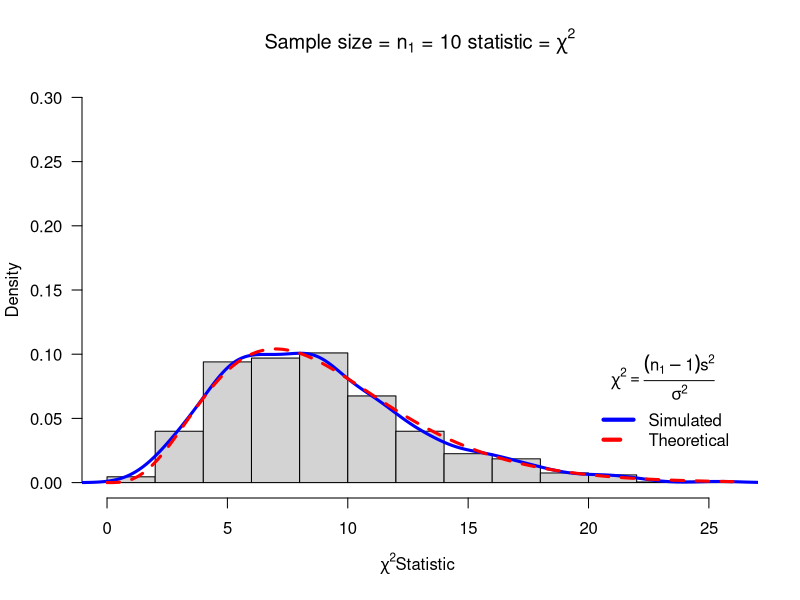
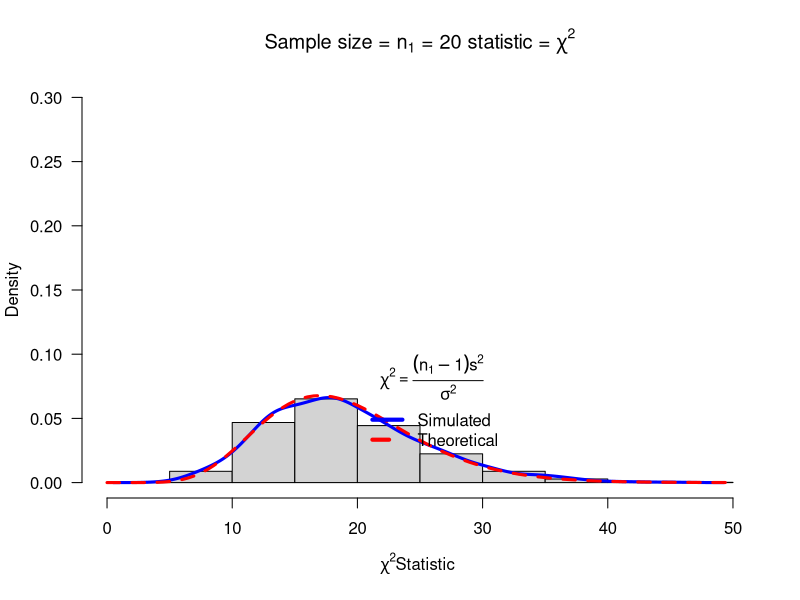
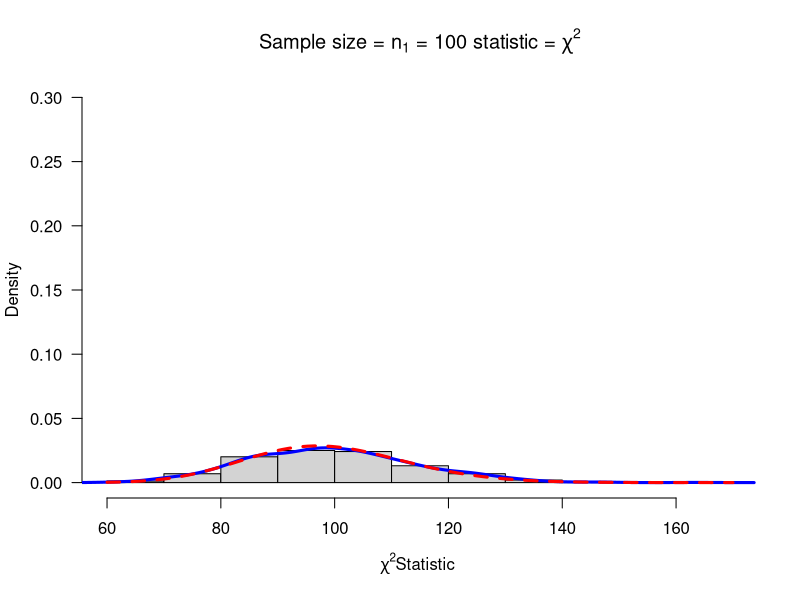
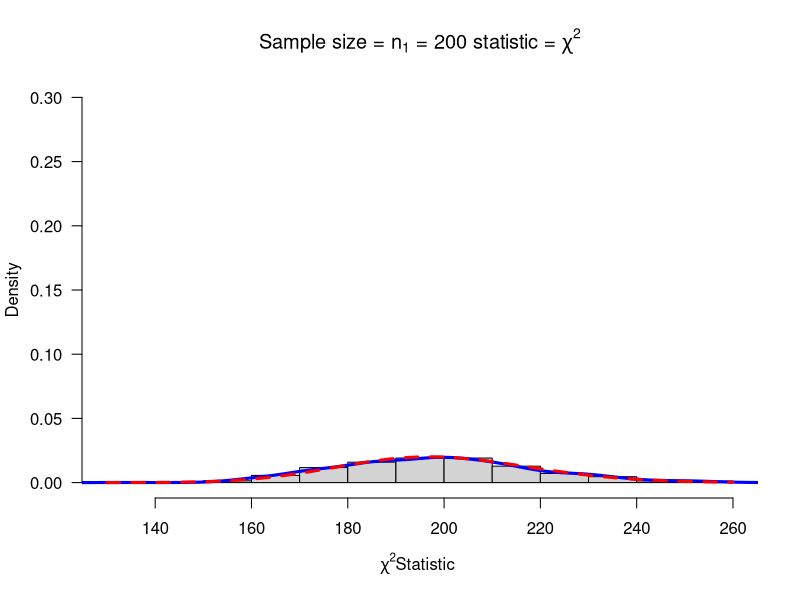
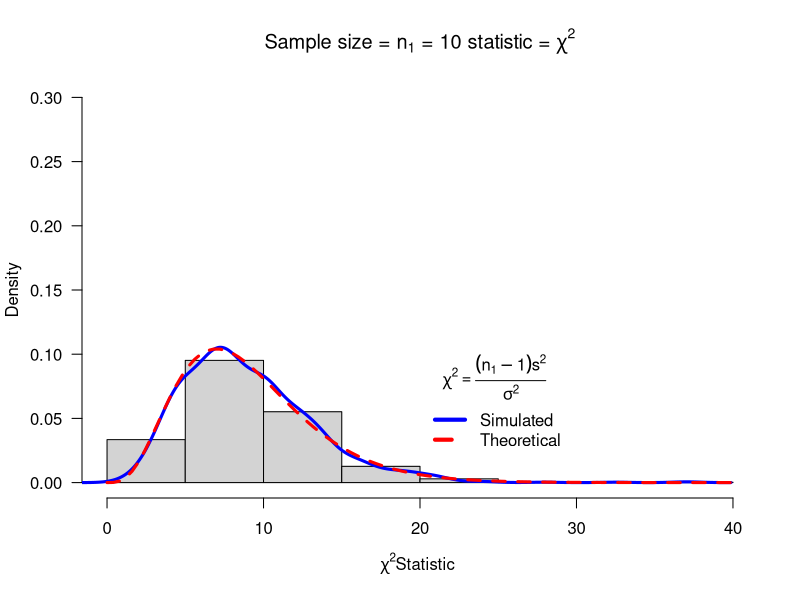
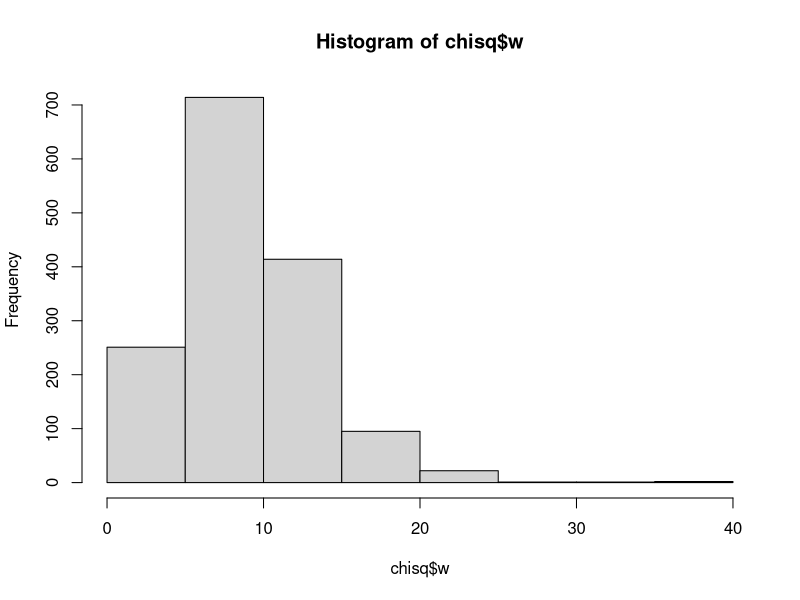
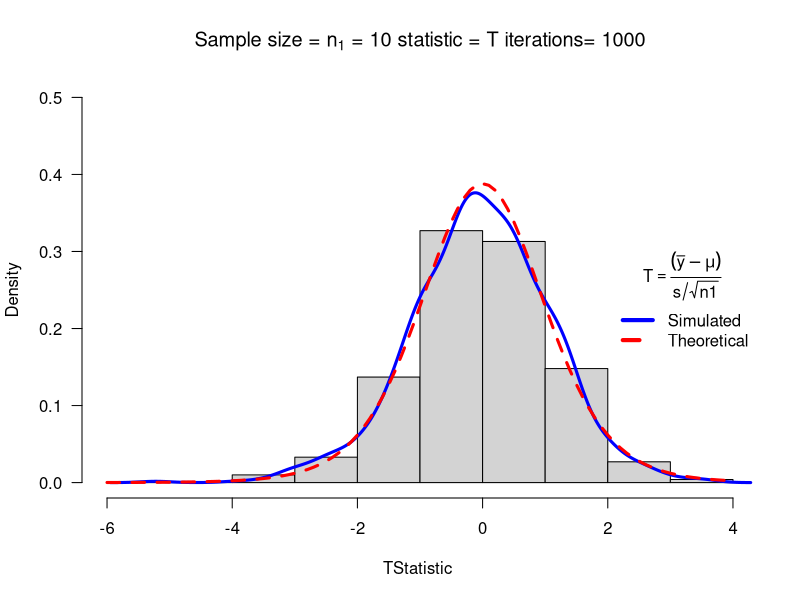
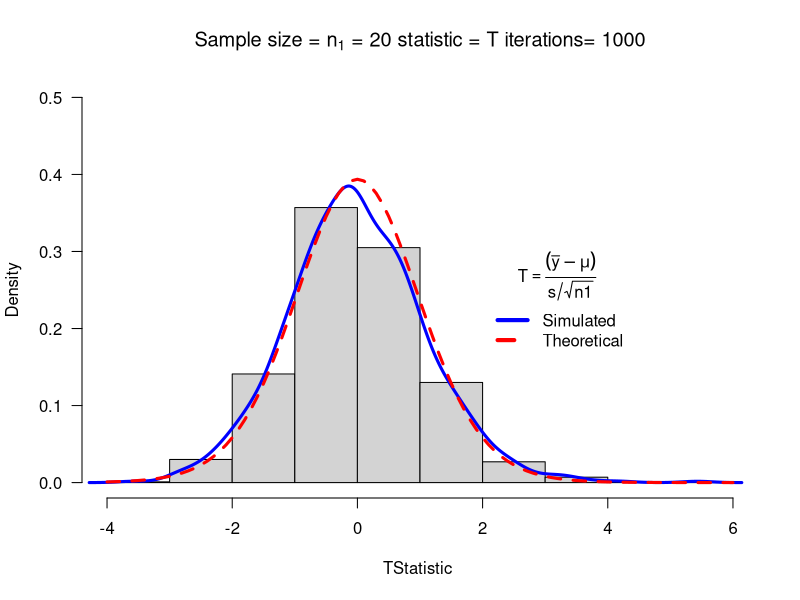

Recreate these plots in R, in order.
## ---- chunk 1
knitr::opts_chunk$set(echo = TRUE)
## ---- chunk 2
getwd()
## ---- chunk 3
mychisim<-function(n1=10,sigma1=3,mean1=5,iter=1000,ymax=0.3,x=20, y=0.1){    # adjust ymax to make graph fit
y1=rnorm(n1*iter,mean=mean1,sd=sigma1)# generate iter samples of size n1

data1.mat=matrix(y1,nrow=n1,ncol=iter,byrow=TRUE) # Each column is a sample size n1

ssq1=apply(data1.mat,2,var) # ssq1 is s squared

w=(n1-1)*ssq1/sigma1^2      #chi-sq stat

hist(w,freq=FALSE, ylim=c(0,ymax), # Histogram with annotation
main=substitute(paste("Sample size = ",n[1]," = ",n1," statistic = ",chi^2)),
xlab=expression(paste(chi^2, "Statistic",sep=" ")), las=1)
lines(density(w),col="Blue",lwd=3) # add a density plot
curve(dchisq(x,n1-1),add=TRUE,col="Red",lty=2,lwd=3) # add a theoretical curve
title=expression(chi^2==frac((n[1]-1)*s^2,sigma^2)) #mathematical annotation -see ?plotmath
legend(x,y,c("Simulated","Theoretical"),col=c("Blue","Red"),lwd=4,lty=1:2,bty="n",title=title) # Legend #
invisible(list(w=w,summary=summary(w),sd=sd(w),fun="Chi-sq")) # some output to use if needed
}


## ---- chunk 4
mychisim(n1=10,iter=1000,mean1=10,sigma1=4)
mychisim(n1 = 20,mean1=10,sigma1=4)
mychisim(n1 = 100,mean1=10,sigma1=4)
mychisim(n1 = 200,mean1=10,sigma1=4)

chisq <- mychisim(n = 10, iter = 1500, mean = 20, sigma1 = 10)

hist(chisq$w)
## ---- chunk 5

myTsim<-function(n1=10,sigma1=3,mean1=5,iter=1000,ymax=0.5,x=2,y=0.3,...){    # adjust ymax to make graph fit
y1=rnorm(n1*iter,mean=mean1,sd=sigma1)# generate iter samples of size n1

data1.mat=matrix(y1,nrow=n1,ncol=iter,byrow=TRUE) # Each column is a sample size n1

sd1=apply(data1.mat,2,sd) # sd
ybar=apply(data1.mat,2,mean)  # mean

w=(ybar-mean1)/(sd1/sqrt(n1))      #T stat

hist(w,freq=FALSE, ylim=c(0,ymax), # Histogram with annotation
main=substitute(paste("Sample size = ",n[1]," = ",n1," statistic = ",T," iterations= ",iter)),
xlab=expression(paste(T, "Statistic",sep=" ")), las=1)
lines(density(w),col="Blue",lwd=3) # add a density plot
curve(dt(x,n1-1),add=TRUE,col="Red",lty=2,lwd=3) # add a theoretical curve
title=expression(T==frac((bar(y)-mu),s/sqrt(n1))) #mathematical annotation -see ?plotmath
legend(x,y,c("Simulated","Theoretical"),col=c("Blue","Red"),lwd=4,lty=1:2,bty="n",title=title) # Legend #
invisible(list(w=w,summary=summary(w),sd=sd(w),fun="T")) # some output to use if needed
}
## ---- chunk 6
myTsim(n1 = 10,mean1=10,sigma1=4)
myTsim(n1 = 20,mean1=10,sigma1=4)
myTsim(n1 = 100,mean1=10,sigma1=4)
myTsim(n1 = 200,mean1=10,sigma1=4)
t <- myTsim(n1 = 10,mean1=20,sigma1=10)
hist(t$w)
## ---- chunk 7
myTsim<-function(n1=10,sigma1=3,mean1=5,iter=1000,ymax=0.5,x=2,y=0.3,...){    # adjust ymax to make graph fit
y1=rnorm(n1*iter,mean=mean1,sd=sigma1)# generate iter samples of size n1

data1.mat=matrix(y1,nrow=n1,ncol=iter,byrow=TRUE) # Each column is a sample size n1

sd1=apply(data1.mat,2,sd) # sd
ybar=apply(data1.mat,2,mean)  # mean

w=(ybar-mean1)/(sd1/sqrt(n1))      #T stat

hist(w,freq=FALSE, ylim=c(0,ymax), # Histogram with annotation
main=substitute(paste("Sample size = ",n[1]," = ",n1," statistic = ",T," iterations= ",iter)),
xlab=expression(paste(T, "Statistic",sep=" ")), las=1)
lines(density(w),col="Blue",lwd=3) # add a density plot
curve(dt(x,n1-1),add=TRUE,col="Red",lty=2,lwd=3) # add a theoretical curve
title=expression(T==frac((bar(y)-mu),s/sqrt(n1))) #mathematical annotation -see ?plotmath
legend(x,y,c("Simulated","Theoretical"),col=c("Blue","Red"),lwd=4,lty=1:2,bty="n",title=title) # Legend #
invisible(list(w=w,summary=summary(w),sd=sd(w),fun="T")) # some output to use if needed
}

myTsim(n1=10, mean1= 10,sigma4= 4)
myTsim(n1 = 20, mean1= 10, sigma1 = 4)
myTsim(n1 = 100, mean1 = 10, sigma1=4)
myTsim(n1 = 200,mean1=10, sigma1 = 4)
t <- myTsim(n1 = 10, mean1 = 20, sigma1 =10)
hist(t$w)
## ---- chunk 8
mychisim2<-function(n1=10,n2=14,sigma1=3,sigma2=3,mean1=5,mean2=10,iter=1000,ymax=0.07,x=40,y=0.04,...){    # adjust ymax to make graph fit
y1=rnorm(n1*iter,mean=mean1,sd=sigma1)# generate iter samples of size n1
y2=rnorm(n2*iter,mean=mean2,sd=sigma2)
data1.mat=matrix(y1,nrow=n1,ncol=iter,byrow=TRUE) # Each column is a sample size n1
data2.mat=matrix(y2,nrow=n2,ncol=iter,byrow=TRUE)
ssq1=apply(data1.mat,2,var) # ssq1 is s squared
ssq2=apply(data2.mat,2,var)
spsq=((n1-1)*ssq1 + (n2-1)*ssq2)/(n1+n2-2) # pooled s squared
w=(n1+n2-2)*spsq/(sigma1^2)#sigma1=sigma2,  Chi square stat
hist(w,freq=FALSE, ylim=c(0,ymax), # Histogram with annotation
main=substitute(paste("Sample size = ",n[1]+n[2]," = ",n1+n2," statistic = ",chi^2)),
xlab=expression(paste(chi^2, "Statistic",sep=" ")), las=1)
lines(density(w),col="Blue",lwd=3) # add a density plot
curve(dchisq(x,n1+n2-2),add=TRUE,col="Red",lty=2,lwd=3) # add a theoretical curve
title=expression(chi^2==frac((n[1]+n[2]-2)*S[p]^2,sigma^2)) #mathematical annotation -see ?plotmath
legend(x,y,c("Simulated","Theoretical"),col=c("Blue","Red"),lwd=4,lty=1:2,bty="n",title=title) # Legend #
invisible(list(w=w,summary=summary(w),sd=sd(w),fun="Chi-sq")) # some output to use if needed
}
## ---- chunk 9
mychisim2(n1=10, n2= 10,mean1= 5,mean2= 10, sigma1=4,sigma2= 4)
mychisim2(n1= 20,n2= 10,mean1= 3,mean2 =5,sigma1= 10,sigma2 =10)
mychisim2( n1=50,n2=50, mean1= 5, mean2 =10,sigma1 =4,sigma2= 4)
mychisim2(n1= 80,n2= 50,mean1 =3,mean2 = 5, sigma1 =10, sigma2= 10)
chisq2 <- mychisim2(iter=10000)
hist(chisq2$w)
## ---- chunk 10
myTsim2<-function(n1=10,n2=14,sigma1=3,sigma2=3,mean1=5,mean2=10,iter=1000,ymax=0.5,x=2,y=0.4,...){
y1=rnorm(n1*iter,mean=mean1,sd=sigma1)# generate iter samples of size n1
y2=rnorm(n2*iter,mean=mean2,sd=sigma2)
data1.mat=matrix(y1,nrow=n1,ncol=iter,byrow=TRUE) # Each column is a sample size n1
data2.mat=matrix(y2,nrow=n2,ncol=iter,byrow=TRUE)
ssq1=apply(data1.mat,2,var) # ssq1 is s squared
ybar1= apply(data1.mat,2,mean)
ssq2=apply(data2.mat,2,var)
ybar2=apply(data2.mat,2,mean)
spsq=((n1-1)*ssq1 + (n2-1)*ssq2)/(n1+n2-2) # pooled s squared
w=((ybar1-ybar2)-(mean1-mean2))/sqrt(spsq*(1/n1+1/n2))#sigma1=sigma2,  Chi square stat
hist(w,freq=FALSE, ylim=c(0,ymax), # Histogram with annotation
main=substitute(paste("Sample size = ",n[1]+n[2]," = ",n1+n2," statistic = ",T)),
xlab=paste(" T Statistic",sep=""), las=1)
lines(density(w),col="Blue",lwd=3) # add a density plot
curve(dt(x,n1+n2-2),add=TRUE,col="Red",lty=2,lwd=3) # add a theoretical curve
title=expression(T==frac((bar(Y)[1]-bar(Y)[2])-(mu[1]-mu[2]),S[p]*sqrt(frac(1,n[1])+frac(1,n[2])))) #mathematical annotation -see ?plotmath
legend(x,y,c("Simulated","Theoretical"),col=c("Blue","Red"),lwd=4,lty=1:2,bty="n",title=title)# Legend #
invisible(list(w=w,summary=summary(w),sdw=sd(w),fun="T")) # some output to use if needed
}
## ---- chunk 11
myTsim2(n1=10,n2=10,mean1=5,mean2=10,sigma1=4,sigma2=4)
myTsim2(n1=20,n2=10,mean1=3,mean2=5,sigma1=10,sigma2=10)
myTsim2(n1=50,n2=50,mean1=5,mean2=10,sigma1=4,sigma2=4,iter=10000)
myTsim2(n1=80,n2=50,mean1=3,mean2=5,sigma1=10,sigma2=10,iter=10000)
t2 <- myTsim2(iter=10000)
hist(t2$w)
## ---- chunk 12
myFsim2<-function(n1=10,n2=14,sigma1=3,sigma2=2,mean1=5,mean2=10,iter=1000,ymax=0.9,x=6,y=0.5,...){
y1=rnorm(n1*iter,mean=mean1,sd=sigma1)# generate iter samples of size n1
y2=rnorm(n2*iter,mean=mean2,sd=sigma2)
data1.mat=matrix(y1,nrow=n1,ncol=iter,byrow=TRUE) # Each column is a sample size n1
data2.mat=matrix(y2,nrow=n2,ncol=iter,byrow=TRUE)
ssq1=apply(data1.mat,2,var) # ssq1 is s squared
ssq2=apply(data2.mat,2,var)
#spsq=((n1-1)*ssq1 + (n2-1)*ssq2)/(n1+n2-2) # pooled s squared
w=ssq1*sigma2^2/(ssq2*sigma1^2) #
hist(w,freq=FALSE, ylim=c(0,ymax), # Histogram with annotation
main=substitute(paste("Sample size = ",n[1]+n[2]," = ",n1+n2," statistic = ",F)),
xlab=paste("F Statistic",sep=""), las=1)
lines(density(w),col="Blue",lwd=3) # add a density plot
curve(df(x,n1-1,n2-1),xlim=c(0,6),add=TRUE,col="Red",lty=2,lwd=3) # add a theoretical curve
title=expression(F==frac(s[1]^2,s[2]^2)*frac(sigma[2]^2,sigma[1]^2)) #mathematical annotation -see ?plotmath
legend(x,y,c("Simulated","Theoretical"),col=c("Blue","Red"),lwd=4,lty=1:2,bty="n",title=title)# Legend #
invisible(list(w=w,summary=summary(w),sd=sd(w),fun="F")) # some output to use if needed
}
## ---- chunk 13
myFsim2(n1=10,n2=10,mean1=5,mean2=10,sigma1=4,sigma2=4)
myFsim2(n1=20,n2=10,mean1=3,mean2=5,sigma1=10,sigma2=10)
myFsim2(n1=50,n2=50,mean1=5,mean2=10,sigma1=4,sigma2=4,iter=10000,ymax = 2)
myFsim2(n1=80,n2=50,mean1=3,mean2=5,sigma1=10,sigma2=10,iter=10000,ymax = 2)
f2 <- myFsim2(iter=10000)
hist(f2$w)
